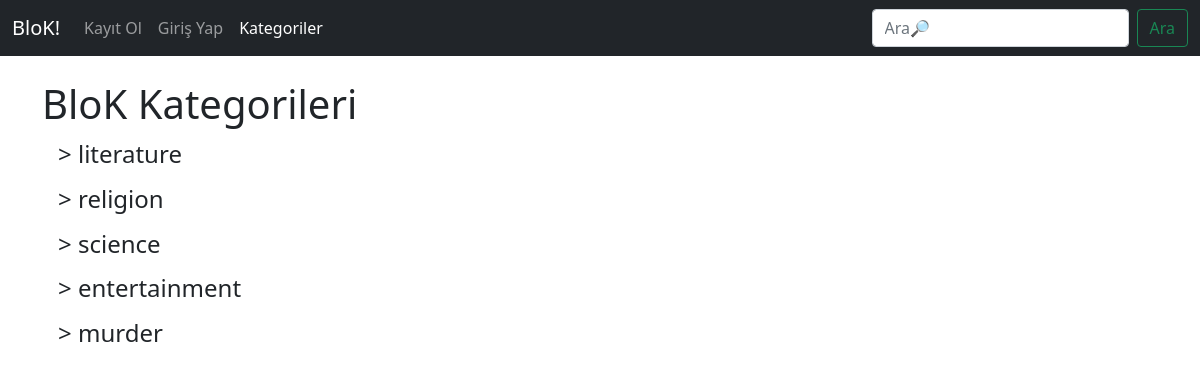
The page /category_list/ on the database its author committed.
### theblog/models.py (models this page shows, shortened)
class Category(models.Model):
    name = models.CharField(max_length=20)
    def __str__(self):
        return self.name

### theblog/views.py (the view)
# urls.py: path('category_list/', CategoryListView, name = 'Category_list'),
def CategoryListView(request):
    cat_menu_list = Category.objects.all()
    return render(request, 'category_list.html', {'cat_menu_list': cat_menu_list})

### theblog/templates/category_list.html (shortened to what this page needs)
{% extends 'base.html' %}
{% block content %}
<h1>BloK Kategorileri</h1>
    {% for item in cat_menu_list %}
       <h4> <a class="dropdown-item" href="{% url 'Category' item %}" class="btn btn-outline-dark btn-sm">>
        {{item}} </a></h4>
    {% endfor %}
{% endblock %}

### rows shown on the page
Category: name "literature"
Category: name "religion"
Category: name "science"
Category: name "entertainment"
Category: name "murder"
